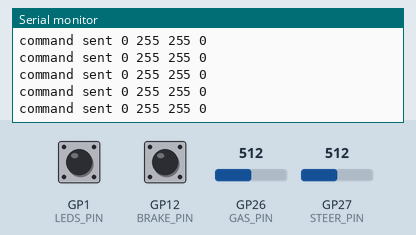
Recording of a program running on a simulated Raspberry Pi Pico. On the bench: the last lines printed to the serial monitor. The inputs (shaded band) are chosen by the test bench; at power-on: GP26 (GAS_PIN) = 512, GP27 (STEER_PIN) = 512, GP12 (BRAKE_PIN) HIGH, GP1 (LEDS_PIN) HIGH. No radio packets arrive unless stated.

Above: at 3.2 s.
3.3 s: GP26 (GAS_PIN) set to 716
At 4.3 s:
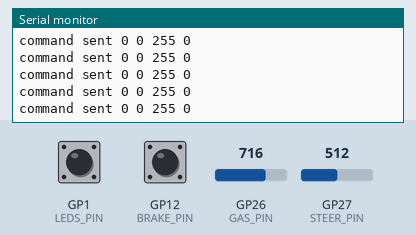
4.8 s: GP27 (STEER_PIN) set to 306
At 5.8 s:
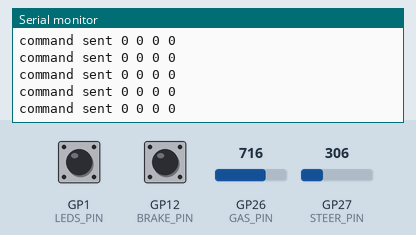
6.3 s: GP12 (BRAKE_PIN) pulled LOW for 0.15 s
7.9 s: GP26 (GAS_PIN) set to 511
At 9.0 s:
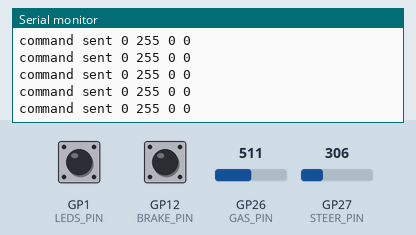
9.4 s: GP12 (BRAKE_PIN) pulled LOW for 1 s
At 10.4 s:
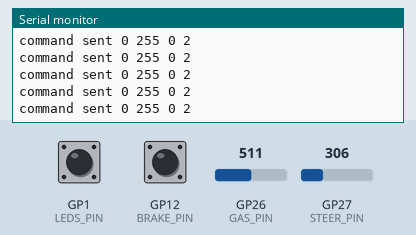
11.9 s: GP27 (STEER_PIN) set to 511
At 12.6 s:
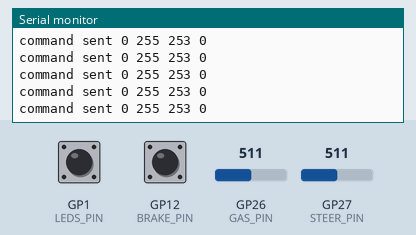
Timing chart, 0 to 14.4 s (numbered marks = the images above; inputs shaded):
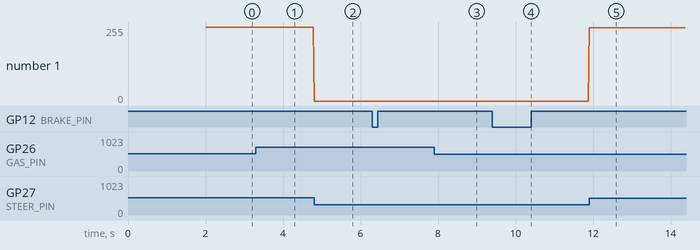

The program:

main.cpp
```cpp
#include <SPI.h>
#include <nRF24L01.h>
#include <RF24.h>

/*
---------------------------
| MISO | SCK  | CE  | GND |
| #    | MOSI | CNS | VCC |
|                         |
|        (ANTENNA)        |
---------------------------
MISO = SPI RX - receiver (not used)
MOSI = SPI TX - transmitter
SCK = SPI Clock
CE = Custom PIN on RP2040
CNS = Custom PIN on RP2040
*/

#define GAS_PIN 26
#define BRAKE_PIN 12
#define STEER_PIN 27
#define LEDS_PIN 1
#define CE_PIN 22
#define CS_PIN 21
//pico 19 mosi
//pico 18 clock
//pico 16 miso (not used)

#define NULL_FLAG 0
#define BRAKE_FLAG 2
#define LEDS_FLAG 3

RF24 radio(CE_PIN, CS_PIN); // CE, CSN
const byte address[6] = "00010";

int minGas = 1023;
int maxGas = 0;
int minSteer = 1023;
int maxSteer = 0;

void setup()
{
  delay(2000);
  Serial.begin(9600);
  if (!radio.begin())
  {
    while (true)
    {
      Serial.println("failed to initialize radio");
      delay(1000);
    }
  }

  radio.setPALevel(RF24_PA_MIN);
  radio.setDataRate(RF24_250KBPS);
  radio.setChannel(124);
  radio.openWritingPipe(address);
  radio.setAutoAck(true);
  radio.stopListening();
  Serial.println("radio init ok");

  //pinMode(STEER_PIN, INPUT_PULLUP);
  //pinMode(GAS_PIN, INPUT_PULLUP);
  pinMode(LEDS_PIN, INPUT_PULLUP);
  pinMode(BRAKE_PIN, INPUT_PULLUP);

  Serial.println("controller init ok");
}

void loop()
{
  int gas = analogRead(GAS_PIN); // 0-1023
  int steer = analogRead(STEER_PIN); // 0-1023

  //Serial.print(gas);Serial.print(" ");Serial.println(steer);

  if (gas < minGas && gas >= 0)
    minGas = gas;
  if (gas > maxGas && gas <= 1023)
    maxGas = gas;

  if (steer < minSteer && steer >= 0)
    minSteer = steer;
  if (steer > maxSteer && steer <= 1023)
    maxSteer = steer;

  PinStatus leds = digitalRead(LEDS_PIN);
  PinStatus brake = digitalRead(BRAKE_PIN);

  uint8_t buffer[4];
  buffer[0] = 0x0;
  buffer[1] = static_cast<uint8_t>(map(gas, minGas, maxGas, 255, 0)); //long to uint8_t
  buffer[2] = static_cast<uint8_t>(map(steer, minSteer, maxSteer, 0, 255)); //long to uint8_t
  buffer[3] = (brake == HIGH) ? NULL_FLAG : BRAKE_FLAG;

  Serial.print("command sent ");
  Serial.print(buffer[0]);Serial.print(" ");
  Serial.print(buffer[1]);Serial.print(" ");
  Serial.print(buffer[2]);Serial.print(" ");
  Serial.print(buffer[3]);Serial.println();

  radio.write(&buffer, sizeof(buffer));
  delay(25);
}
```

Measured:
- after the input at 3.3 s, the serial monitor: prints a new line at once (image 1)
- after the input at 4.8 s, the serial monitor: prints a new line at once (image 2)
- after the input at 7.9 s, the serial monitor: prints a new line at once (image 3)
- after the input at 9.4 s, the serial monitor: prints a new line at once (image 4)
- after the input at 11.9 s, the serial monitor: prints a new line at once (image 5)
- plotted number 1: 0 → 253 after the input at 11.9 s
